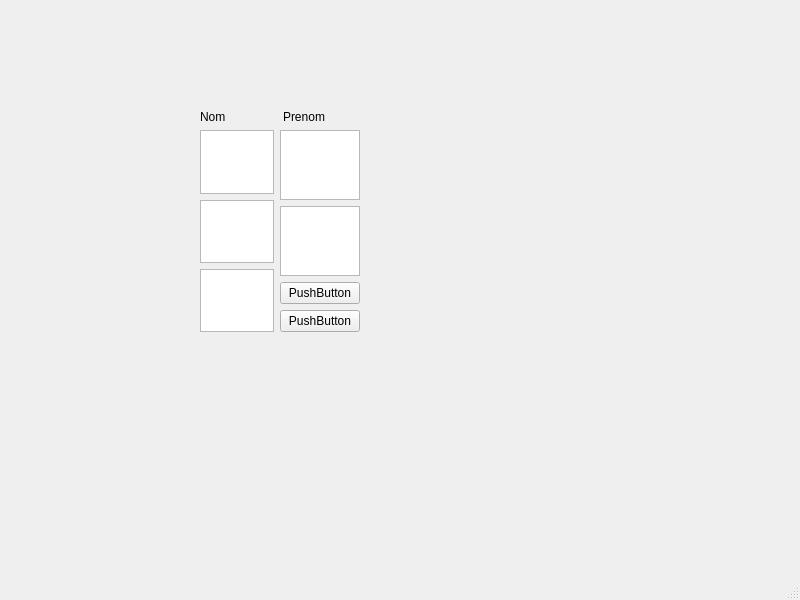
<?xml version="1.0" encoding="UTF-8"?>
<ui version="4.0">
 <class>MainWindow</class>
 <widget class="QMainWindow" name="MainWindow">
  <property name="geometry">
   <rect>
    <x>0</x>
    <y>0</y>
    <width>800</width>
    <height>600</height>
   </rect>
  </property>
  <property name="windowTitle">
   <string>MainWindow</string>
  </property>
  <widget class="QWidget" name="centralwidget">
   <widget class="QWidget" name="verticalLayoutWidget">
    <property name="geometry">
     <rect>
      <x>200</x>
      <y>110</y>
      <width>160</width>
      <height>222</height>
     </rect>
    </property>
    <layout class="QVBoxLayout" name="mainLayout">
     <item>
      <layout class="QHBoxLayout" name="topHorizontal">
       <item>
        <widget class="QLabel" name="fNom">
         <property name="text">
          <string>Nom</string>
         </property>
        </widget>
       </item>
       <item>
        <widget class="QLabel" name="fPrenom">
         <property name="text">
          <string>Prenom</string>
         </property>
        </widget>
       </item>
      </layout>
     </item>
     <item>
      <layout class="QHBoxLayout" name="botHorizontal">
       <item>
        <layout class="QVBoxLayout" name="leftVertical">
         <item>
          <widget class="QListView" name="fPostBac"/>
         </item>
         <item>
          <widget class="QListView" name="fBranche"/>
         </item>
         <item>
          <widget class="QListView" name="fFiliere"/>
         </item>
        </layout>
       </item>
       <item>
        <layout class="QVBoxLayout" name="rightVertical">
         <item>
          <widget class="QListView" name="fInscription"/>
         </item>
         <item>
          <widget class="QListView" name="listView_5"/>
         </item>
         <item>
          <layout class="QVBoxLayout" name="verticalLayout_6">
           <item>
            <widget class="QPushButton" name="pushButton">
             <property name="text">
              <string>PushButton</string>
             </property>
            </widget>
           </item>
           <item>
            <widget class="QPushButton" name="pushButton_2">
             <property name="text">
              <string>PushButton</string>
             </property>
            </widget>
           </item>
          </layout>
         </item>
        </layout>
       </item>
      </layout>
     </item>
    </layout>
   </widget>
  </widget>
  <widget class="QMenuBar" name="menubar">
   <property name="geometry">
    <rect>
     <x>0</x>
     <y>0</y>
     <width>800</width>
     <height>18</height>
    </rect>
   </property>
  </widget>
  <widget class="QStatusBar" name="statusbar"/>
 </widget>
 <resources/>
 <connections/>
</ui>
